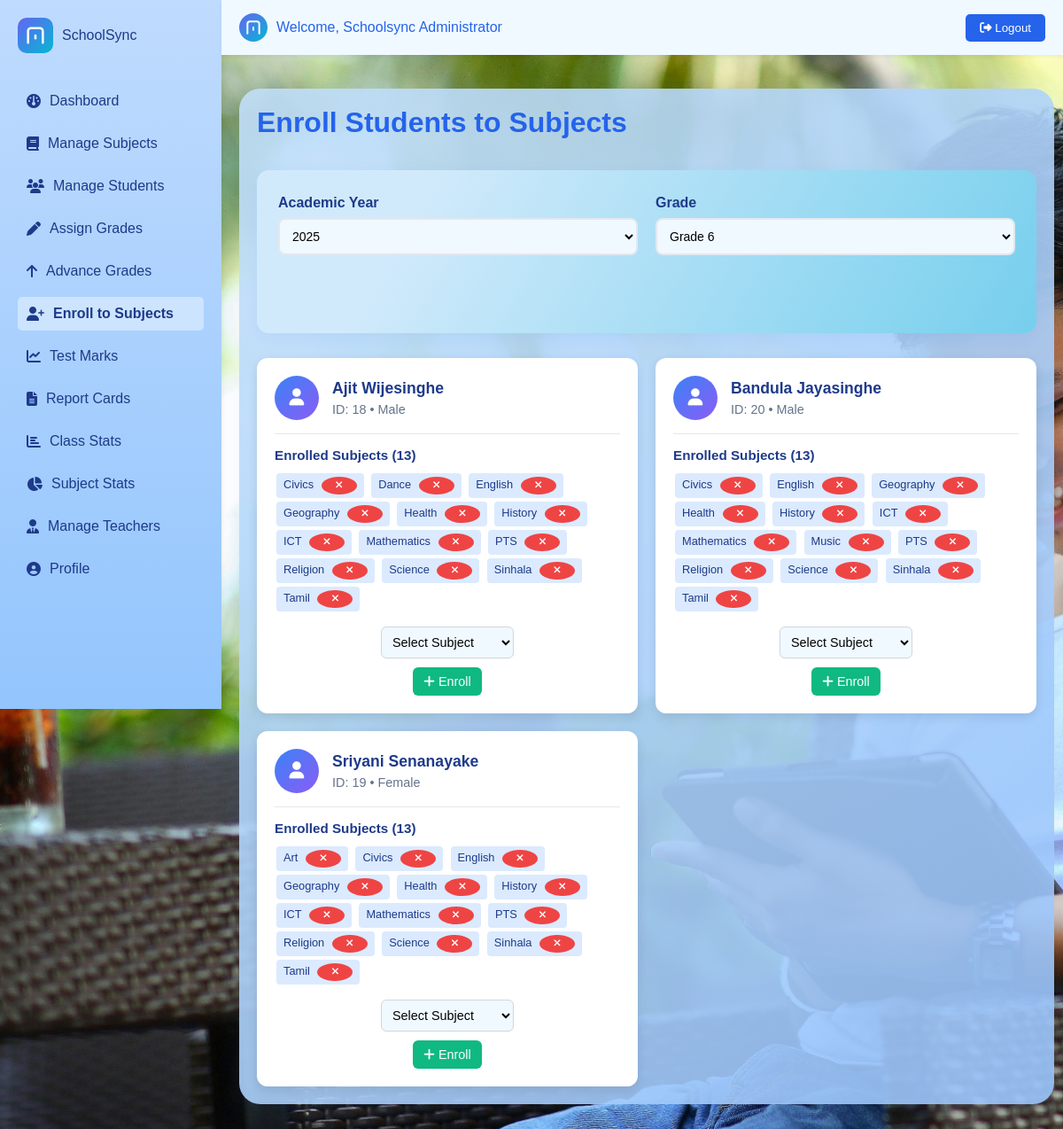
The app's page /php/enroll_subject.php?year=2025&grade=6 (signed in) with its own data.
### tables this page shows
CREATE TABLE `students` (
  `id` int(11) NOT NULL,
  `full_name` varchar(100) NOT NULL,
  `gender` enum('male','female') NOT NULL,
  `birth_date` date NOT NULL,
  `address` text DEFAULT NULL,
  `phone` varchar(15) DEFAULT NULL,
  `email` varchar(100) DEFAULT NULL,
  `religion` varchar(50) DEFAULT NULL,
  `father_name` varchar(100) DEFAULT NULL,
  `mother_name` varchar(100) DEFAULT NULL,
  `guardian_name` varchar(100) DEFAULT NULL,
  `guardian_phone` varchar(15) DEFAULT NULL,
  `guardian_email` varchar(100) DEFAULT NULL,
  `special_details` text DEFAULT NULL,
  `status` enum('active','inactive') NOT NULL DEFAULT 'active',
  `image_path` varchar(255) DEFAULT NULL,
  `created_at` timestamp NOT NULL DEFAULT current_timestamp()
);

CREATE TABLE `enrollments` (
  `id` int(11) NOT NULL,
  `student_id` int(11) NOT NULL,
  `subject_id` int(11) NOT NULL,
  `year` int(11) NOT NULL,
  `enrolled_date` date NOT NULL,
  `status` enum('active','inactive') NOT NULL DEFAULT 'active'
);

CREATE TABLE `subjects` (
  `id` int(11) NOT NULL,
  `name` varchar(100) NOT NULL,
  `description` text DEFAULT NULL,
  `status` enum('active','inactive') NOT NULL DEFAULT 'active'
);

### php/enroll_subject.php (the view, shortened to what this page needs)
<?php
include 'config.php';
$current_year = date('Y');
$selected_year = isset($_GET['year']) ? (int)$_GET['year'] : $current_year;
$selected_grade = isset($_GET['grade']) ? (int)$_GET['grade'] : 6;
$sql_grades = "SELECT DISTINCT grade_number FROM grades WHERE year = ? ORDER BY grade_number";
$stmt_grades = $conn->prepare($sql_grades);
$stmt_grades->bind_param("i", $selected_year);
$stmt_grades->execute();
$result_grades = $stmt_grades->get_result();
$result_students = null;
if ($selected_grade) {
    $sql_students = "SELECT DISTINCT s.id, s.full_name, s.gender, s.birth_date, s.address, s.phone, s.email, s.religion, s.father_name, s.mother_name, s.guardian_name, s.guardian_phone, s.guardian_email, s.special_details, s.status, s.image_path, s.created_at FROM students s
                     JOIN student_grades sg ON s.id = sg.student_id
                     JOIN grades g ON sg.grade_id = g.id
                     WHERE g.year = ? AND g.grade_number = ? AND s.status = 'active'
                     ORDER BY s.full_name";
    $stmt_students = $conn->prepare($sql_students);
    $stmt_students->bind_param("ii", $selected_year, $selected_grade);
    $stmt_students->execute();
    $result_students = $stmt_students->get_result();
}
?>
<!DOCTYPE html>
<html lang="en">
<head>
    <link rel="stylesheet" href="../css/styles.css">
    <link rel="stylesheet" href="https://cdnjs.cloudflare.com/ajax/libs/font-awesome/6.4.2/css/all.min.css">
</head>
<body>
    <?php include 'navbar.php'; ?>
    <div class="container">
        <div class="header-container">
            <h1>Enroll Students to Subjects</h1>
        </div>
        <div class="card">
            <div class="selection-container">
                <form method="GET" class="selection-container">
                    <div class="selection-group">
                        <label for="year">Academic Year</label>
                        <select name="year" id="year" onchange="this.form.submit()">
                            <?php for ($i = $current_year - 5; $i <= $current_year + 5; $i++) { ?>
                                <option value="<?php echo $i; ?>" <?php if ($selected_year == $i) echo 'selected'; ?>>
                                    <?php echo $i; ?>
                                </option>
                            <?php } ?>
                        </select>
                    </div>
                    <div class="selection-group">
                        <label for="grade">Grade</label>
                        <select name="grade" id="grade" onchange="this.form.submit()">
                            <?php while ($grade = $result_grades->fetch_assoc()) { ?>
                                <option value="<?php echo $grade['grade_number']; ?>"
                                    <?php if ($selected_grade == $grade['grade_number']) echo 'selected'; ?>>
                                    Grade <?php echo $grade['grade_number']; ?>
                                </option>
                            <?php } ?>
                        </select>
                    </div>
                </form>
            </div>
        </div>
        <?php if ($selected_grade && $result_students && $result_students->num_rows > 0): ?>
            <div class="students-grid">
                <?php while($student = $result_students->fetch_assoc()): ?>
                    <?php
                    $sql_enrolled = "SELECT e.id as enrollment_id, s.name as subject_name
                                   FROM enrollments e
                                   JOIN subjects s ON e.subject_id = s.id
                                   WHERE e.student_id = ? AND e.year = ? AND e.status = 'active'
                                   ORDER BY s.name";
                    $stmt_enrolled = $conn->prepare($sql_enrolled);
                    $stmt_enrolled->bind_param("ii", $student['id'], $selected_year);
                    $stmt_enrolled->execute();
                    $result_enrolled = $stmt_enrolled->get_result();
                    $sql_available = "SELECT s.* FROM subjects s
                                    WHERE s.status = 'active'
                                    AND s.id NOT IN (
                                        SELECT e.subject_id FROM enrollments e
                                        WHERE e.student_id = ? AND e.year = ? AND e.status = 'active'
                                    )
                                    ORDER BY s.name";
                    $stmt_available = $conn->prepare($sql_available);
                    $stmt_available->bind_param("ii", $student['id'], $selected_year);
                    $stmt_available->execute();
                    $result_available = $stmt_available->get_result();
                    ?>
                    <div class="student-card">
                        <div class="student-header" onclick="openStudentModal(<?php echo $student['id']; ?>)">
                            <div class="student-avatar">
                                <?php if ($student['image_path']): ?>
                                    <img src="<?php echo htmlspecialchars($student['image_path']); ?>" alt="Student Photo" style="width: 100%; height: 100%; border-radius: 50%; object-fit: cover;">
                                <?php else: ?>
                                    <i class="fa-solid fa-user"></i>
                                <?php endif; ?>
                            </div>
                            <div class="student-info">
                                <h3><?php echo htmlspecialchars($student['full_name']); ?></h3>
                                <p>ID: <?php echo $student['id']; ?> • <?php echo ucfirst($student['gender']); ?></p>
                            </div>
                        </div>
                        <div class="enrolled-subjects">
                            <h4>Enrolled Subjects (<?php echo $result_enrolled->num_rows; ?>)</h4>
                            <?php if ($result_enrolled->num_rows > 0): ?>
                                <?php while($enrolled = $result_enrolled->fetch_assoc()): ?>
                                    <span class="subject-tag">
                                        <?php echo htmlspecialchars($enrolled['subject_name']); ?>
                                        <button class="remove-btn" onclick="unenrollSubject(<?php echo $enrolled['enrollment_id']; ?>)">
                                            <i class="fa-solid fa-times"></i>
                                        </button>
                                    </span>
                                <?php endwhile; ?>
                            <?php else: ?>
                                <p style="color: #64748b; font-style: italic;">No subjects enrolled</p>
                            <?php endif; ?>
                </div>
                        <?php if ($result_available->num_rows > 0): ?>
                            <form method="POST" class="enroll-form">
                                <select name="subject_id" required>
                                    <option value="">Select Subject</option>
                    </select>
                                <button type="submit">
                                    <i class="fa-solid fa-plus"></i> Enroll
                                </button>
                            </form>
                        <?php else: ?>
                            <p style="color: #10b981; font-size: 0.9rem; text-align: center; margin-top: 10px;">
                                <i class="fa-solid fa-check-circle"></i> All subjects enrolled
                            </p>
                        <?php endif; ?>
                    </div>
                <?php endwhile; ?>
            </div>
        <?php endif; ?>
                </div>
</body>
</html>

### php/navbar.php (shortened to what this page needs)
<div class="sidebar">
    <div class="logo">
        <img src="../images/logo.svg" alt="Logo">
        <span>SchoolSync</span>
    </div>
    <a href="dashboard.php" class="<?php echo (basename($_SERVER['PHP_SELF'])=='dashboard.php') ? 'active' : ''; ?>"><i class="fa-solid fa-gauge"></i> <span class="text">Dashboard</span></a>
    <a href="subject_manage.php" class="<?php echo (basename($_SERVER['PHP_SELF'])=='subject_manage.php') ? 'active' : ''; ?>"><i class="fa-solid fa-book"></i> <span class="text">Manage Subjects</span></a>
    <a href="student_manage.php" class="<?php echo (basename($_SERVER['PHP_SELF'])=='student_manage.php') ? 'active' : ''; ?>"><i class="fa-solid fa-users"></i> <span class="text">Manage Students</span></a>
    <a href="assign_grade.php" class="<?php echo (basename($_SERVER['PHP_SELF'])=='assign_grade.php') ? 'active' : ''; ?>"><i class="fa-solid fa-pen"></i> <span class="text">Assign Grades</span></a>
    <?php if (isset($_SESSION['role']) && $_SESSION['role'] === 'admin'): ?>
        <a href="advance_grades.php" class="<?php echo (basename($_SERVER['PHP_SELF'])=='advance_grades.php') ? 'active' : ''; ?>"><i class="fa-solid fa-arrow-up"></i> <span class="text">Advance Grades</span></a>
    <?php endif; ?>
    <a href="enroll_subject.php" class="<?php echo (basename($_SERVER['PHP_SELF'])=='enroll_subject.php') ? 'active' : ''; ?>"><i class="fa-solid fa-user-plus"></i> <span class="text">Enroll to Subjects</span></a>
    <a href="test_marks.php" class="<?php echo (basename($_SERVER['PHP_SELF'])=='test_marks.php') ? 'active' : ''; ?>"><i class="fa-solid fa-chart-line"></i> <span class="text">Test Marks</span></a>
    <a href="report_cards.php" class="<?php echo (basename($_SERVER['PHP_SELF'])=='report_cards.php') ? 'active' : ''; ?>"><i class="fa-solid fa-file-lines"></i> <span class="text">Report Cards</span></a>
    <a href="class_stats.php" class="<?php echo (basename($_SERVER['PHP_SELF'])=='class_stats.php') ? 'active' : ''; ?>"><i class="fa-solid fa-chart-bar"></i> <span class="text">Class Stats</span></a>
    <a href="subject_stats.php" class="<?php echo (basename($_SERVER['PHP_SELF'])=='subject_stats.php') ? 'active' : ''; ?>"><i class="fa-solid fa-chart-pie"></i> <span class="text">Subject Stats</span></a>
    <?php if (isset($_SESSION['role']) && $_SESSION['role'] === 'admin'): ?>
        <a href="admin_teachers.php" class="<?php echo (basename($_SERVER['PHP_SELF'])=='admin_teachers.php') ? 'active' : ''; ?>"><i class="fa-solid fa-user-tie"></i> <span class="text">Manage Teachers</span></a>
    <?php endif; ?>
    <a href="profile.php" class="<?php echo (basename($_SERVER['PHP_SELF'])=='profile.php') ? 'active' : ''; ?>"><i class="fa-solid fa-user-circle"></i> <span class="text">Profile</span></a>
</div>
<div class="top-bar">
    <div class="welcome">
        <img src="../images/profile-avatar.png" class="avatar" alt="Profile" onerror="this.src='../images/logo.svg'">
        <a href="profile.php" style="color: inherit; text-decoration: none;">
            Welcome, <?php echo isset($_SESSION['full_name']) ? htmlspecialchars($_SESSION['full_name']) : 'Admin'; ?>
        </a>
    </div>
    <button class="logout-btn" onclick="window.location.href='logout.php'"><i class="fa-solid fa-right-from-bracket"></i> Logout</button>
</div>

### css/styles.css (style rules this page uses)
* { margin: 0; padding: 0; box-sizing: border-box; font-family: 'Poppins', sans-serif; }
body { background: linear-gradient(135deg, #6366f1 0%, #8b5cf6 100%); background-image: url('../images/bg.jpg'); background-size: cover; background-blend-mode: overlay; }
.selection-container { display: grid; grid-template-columns: repeat(auto-fit, minmax(200px, 1fr)); gap: 20px; margin-bottom: 30px; }
.selection-group { display: flex; flex-direction: column; }
.selection-group label { font-weight: 600; color: #1e3a8a; margin-bottom: 8px; }
.selection-group select { padding: 10px; border: 2px solid #e2e8f0; border-radius: 8px; font-size: 14px; }
.sidebar { width: 250px; background: linear-gradient(to bottom, #bfdbfe, #93c5fd); color: #1e3a8a; height: 100vh; position: fixed; top: 0; left: 0; padding: 20px; display: flex; flex-direction: column; box-shadow: 2px 0 5px rgba(0,0,0,0.05); transition: width 0.3s ease, transform 0.3s ease; overflow: hidden; }
.sidebar .logo { display: flex; align-items: center; margin-bottom: 30px; }
.sidebar .logo img { width: 40px; height: 40px; margin-right: 10px; border-radius: 8px; transition: margin 0.3s ease; }
.sidebar a { color: #1e3a8a; text-decoration: none; padding: 10px; margin: 5px 0; border-radius: 5px; transition: background 0.3s, padding-left 0.3s; display: flex; align-items: center; gap: 10px; white-space: nowrap; position: relative; }
.sidebar a.active { background: rgba(255,255,255,0.4); font-weight: 600; }
.top-bar { background: #f0f9ff; padding: 15px 20px; display: flex; justify-content: space-between; align-items: center; box-shadow: 0 2px 4px rgba(0,0,0,0.05); position: fixed; top: 0; left: 250px; right: 0; z-index: 1000; transition: left 0.3s ease; }
.top-bar .welcome { font-size: 1rem; color: #2563eb; display: flex; align-items: center; gap: 10px; }
.top-bar .welcome img.avatar { width: 32px; height: 32px; border-radius: 50%; }
.top-bar .logout-btn { background: #2563eb; color: white; border: none; padding: 8px 16px; border-radius: 5px; cursor: pointer; transition: background 0.3s; }
.container { background: linear-gradient(135deg, rgba(193, 223, 249, 0.9) 0%, rgba(153, 196, 252, 0.9) 100%); width: calc(100% - 280px); max-width: 100%; min-height: 80vh; border-radius: 24px; box-shadow: 0 8px 32px rgba(59,130,246,0.08); margin: 100px auto 50px 270px; padding: 20px; flex-grow: 1; transition: margin-left 0.3s ease, width 0.3s ease; }
.card { background: linear-gradient(120deg, #d1eafb 20%, #76cfed 100%); color: #1e3a8a; border-radius: 14px; box-shadow: 0 4px 16px rgba(59,130,246,0.08); margin-bottom: 28px; padding: 28px 24px; transition: transform 0.3s, box-shadow 0.3s; animation: fadeIn 1s; }
h1, h2, h3 { color: #2563eb; margin-bottom: 15px; }
form { display: flex; flex-direction: column; gap: 10px; }
.header-container { display: flex; justify-content: space-between; align-items: center; margin-bottom: 20px; width: 100%; }
input, select, textarea { padding: 10px; border: 1px solid #bfdbfe; border-radius: 5px; font-size: 1rem; background: #f0f9ff; }
button { background: linear-gradient(to right, #3b82f6, #2563eb); color: white; border: none; padding: 10px 20px; border-radius: 5px; cursor: pointer; transition: opacity 0.3s, transform 0.2s; }

### records on screen
students: full_name "Ajit Wijesinghe", id "18", gender "Male", num_rows "13"
enrollments: subject.name "Civics"
enrollments: subject.name "Dance"
enrollments: subject.name "English"
enrollments: subject.name "Geography"
enrollments: subject.name "Health"
enrollments: subject.name "History"
enrollments: subject.name "ICT"
enrollments: subject.name "Mathematics"
enrollments: subject.name "PTS"
enrollments: subject.name "Religion"
enrollments: subject.name "Science"
enrollments: subject.name "Sinhala"
enrollments: subject.name "Tamil"
students: full_name "Bandula Jayasinghe", id "20", gender "Male", num_rows "13"
enrollments: subject.name "Civics"
enrollments: subject.name "English"
enrollments: subject.name "Geography"
enrollments: subject.name "Health"
enrollments: subject.name "History"
enrollments: subject.name "ICT"
enrollments: subject.name "Mathematics"
enrollments: subject.name "Music"
enrollments: subject.name "PTS"
enrollments: subject.name "Religion"
enrollments: subject.name "Science"
enrollments: subject.name "Sinhala"
enrollments: subject.name "Tamil"
students: full_name "Sriyani Senanayake", id "19", gender "Female", num_rows "13"
enrollments: subject.name "Art"
enrollments: subject.name "Civics"
enrollments: subject.name "English"
enrollments: subject.name "Geography"
enrollments: subject.name "Health"
enrollments: subject.name "History"
enrollments: subject.name "ICT"
enrollments: subject.name "Mathematics"
enrollments: subject.name "PTS"
enrollments: subject.name "Religion"
enrollments: subject.name "Science"
enrollments: subject.name "Sinhala"
enrollments: subject.name "Tamil"

### other values on screen
$_SESSION['full_name'] "Schoolsync Administrator"
form field year "2025"
